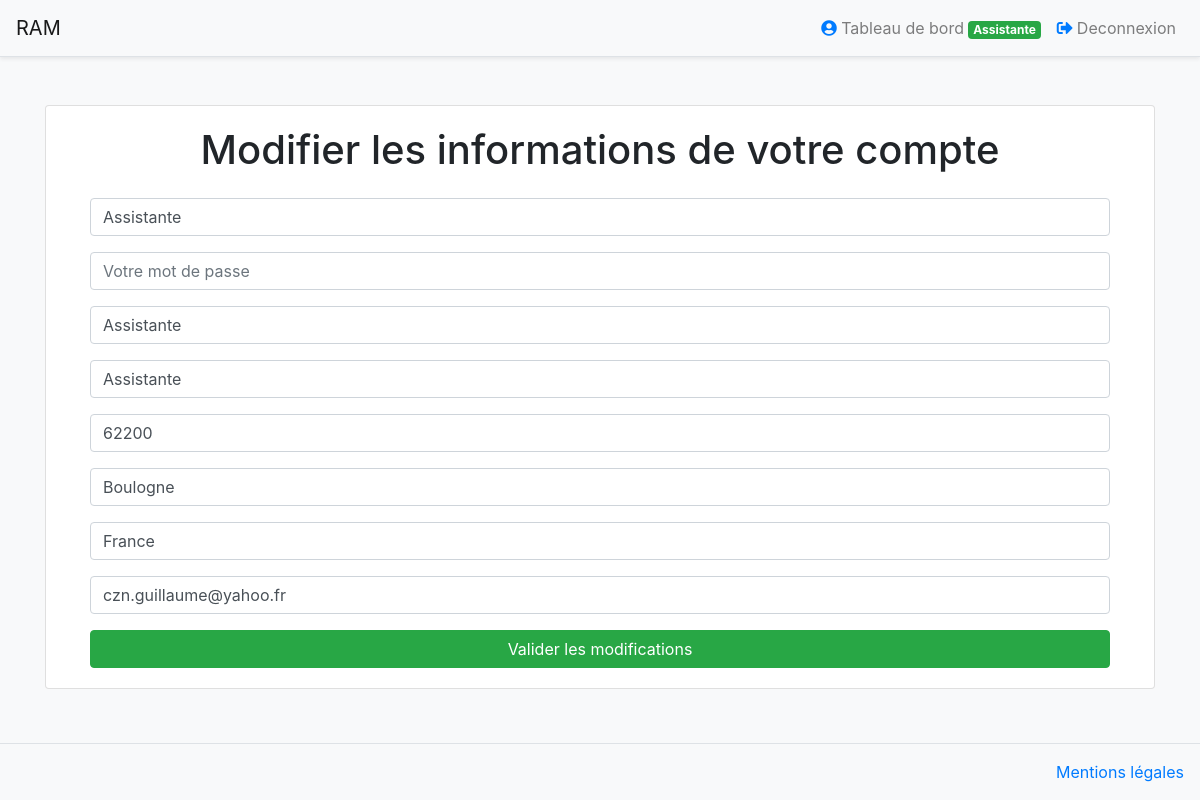
Screenshot of /modifier-compte.php (signed in) with the database file from the repository.
### tables this page shows
CREATE TABLE `membres` (
  `id` int(255) NOT NULL,
  `pseudo` varchar(255) NOT NULL,
  `mdp` varchar(255) NOT NULL,
  `nom` varchar(255) NOT NULL,
  `prenom` varchar(255) NOT NULL,
  `cp` int(255) NOT NULL,
  `ville` varchar(255) NOT NULL,
  `pays` varchar(255) NOT NULL,
  `email` varchar(255) NOT NULL,
  `nbrEnfant` varchar(255) DEFAULT NULL,
  `type` varchar(255) NOT NULL,
  `choix_nounou` int(255) DEFAULT NULL
);

### app/DB.php (called while the page is built, shortened)
<?php
class DB
{
    private $PDOInstance = null;
    private static $instance = null;
    private function __construct()
    {
        $this->PDOInstance = new PDO('mysql:dbname='.self::DB_DATABASE.';host='.self::DB_HOST,self::DB_USER,self::DB_PASS);
        $this->PDOInstance->setAttribute(PDO::ATTR_ERRMODE, PDO::ERRMODE_EXCEPTION);
    }
    public static function getInstance()
    {
        if(is_null(self::$instance))
        {
            self::$instance = new DB();
        }
        return self::$instance;
    }
    public function query($query)
    {
        return $this->PDOInstance->query($query);
    }
}

### app/App.php (called while the page is built, shortened)
<?php
class App extends DB {
    public static function getHead($title) {
        require 'view/view-head.php';
    }
    public static function getValue($value) {
        $bdd = DB::getInstance();
        $req = $bdd->query('SELECT * FROM membres WHERE id = '.$_SESSION['id'].'');
        $req_select = $req->fetch();
        return $req_select[''.$value.''];
    }
}
?>

### app/Form.php (the view)
<?php
class Form {
    public function createInput($name, $type = null, $placeholder = null) {
        if(is_null($type)) {
            return '<div class="form-group"><label for="'.$name.'">'.$placeholder.'</label><input type="text" name="'.$name.'" class="form-control" value="'. App::getValue($name) .'"></div>';
        }
        else {
            if($type == "password") {
                return '<div class="form-group"><input type="'.$type.'" name="'.$name.'" class="form-control" placeholder="'. $placeholder .'"></div>';
            }
            if($type == "text") {
                if(is_null($placeholder)) {
                    return '<div class="form-group"><input type="'.$type.'" name="'.$name.'" class="form-control" value="'. App::getValue($name) .'"></div>';
                }
                return '<div class="form-group"><input type="'.$type.'" name="'.$name.'" class="form-control" placeholder="'. $placeholder .'"></div>';
            }
            if($type == "number") {
                if(is_null($placeholder)) {
                    return '<div class="form-group"><input type="'.$type.'" name="'.$name.'" class="form-control" value="'. App::getValue($name) .'"></div>';
                }
                return '<div class="form-group"><input type="'.$type.'" name="'.$name.'" class="form-control" placeholder="'. $placeholder .'"></div>';
            }
            if($type == "email") {
                if(is_null($placeholder)) {
                    return '<div class="form-group"><input type="'.$type.'" name="'.$name.'" class="form-control" value="'. App::getValue($name) .'"></div>';
                }
                return '<div class="form-group"><input type="'.$type.'" name="'.$name.'" class="form-control" placeholder="'. $placeholder .'"></div>';
            }
        }
    }
}

### view/view-head.php (style rules this page uses)
body { background: #f8f9fa!important; }

### rows the page displays
membres: pseudo "Assistante", nom "Assistante", prenom "Assistante", cp "62200", ville "Boulogne", pays "France", email "czn.guillaume@yahoo.fr"

### other values shown
$_SESSION['pseudo'] "Assistante"
